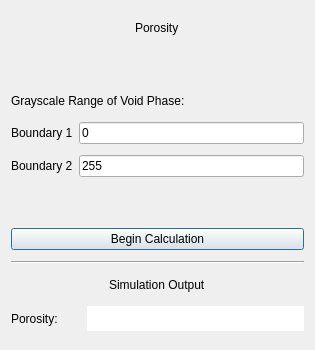
<?xml version="1.0" encoding="UTF-8"?>
<ui version="4.0">
 <class>Porosity</class>
 <widget class="QDialog" name="Porosity">
  <property name="geometry">
   <rect>
    <x>0</x>
    <y>0</y>
    <width>315</width>
    <height>350</height>
   </rect>
  </property>
  <property name="minimumSize">
   <size>
    <width>0</width>
    <height>350</height>
   </size>
  </property>
  <property name="windowTitle">
   <string>Material Properties</string>
  </property>
  <layout class="QGridLayout" name="gridLayout">
   <item row="0" column="0" rowspan="2" colspan="2">
    <layout class="QVBoxLayout" name="verticalLayout">
     <item alignment="Qt::AlignHCenter">
      <widget class="QLabel" name="label">
       <property name="maximumSize">
        <size>
         <width>16777215</width>
         <height>24</height>
        </size>
       </property>
       <property name="styleSheet">
        <string notr="true">font: 16pt &quot;Serif&quot;;</string>
       </property>
       <property name="text">
        <string>Porosity</string>
       </property>
      </widget>
     </item>
     <item>
      <spacer name="verticalSpacer">
       <property name="orientation">
        <enum>Qt::Vertical</enum>
       </property>
       <property name="sizeType">
        <enum>QSizePolicy::Fixed</enum>
       </property>
       <property name="sizeHint" stdset="0">
        <size>
         <width>20</width>
         <height>40</height>
        </size>
       </property>
      </spacer>
     </item>
     <item>
      <widget class="QLabel" name="label_2">
       <property name="maximumSize">
        <size>
         <width>16777215</width>
         <height>20</height>
        </size>
       </property>
       <property name="styleSheet">
        <string notr="true">font: 11pt &quot;Serif&quot;;</string>
       </property>
       <property name="text">
        <string>&lt;html&gt;&lt;head/&gt;&lt;body&gt;&lt;p&gt;Grayscale Range of Void Phase:&lt;/p&gt;&lt;/body&gt;&lt;/html&gt;</string>
       </property>
      </widget>
     </item>
     <item>
      <layout class="QHBoxLayout" name="horizontalLayout_2">
       <item>
        <widget class="QLabel" name="Boundary1Label">
         <property name="styleSheet">
          <string notr="true">font: 11pt &quot;Serif&quot;;</string>
         </property>
         <property name="text">
          <string>Boundary 1</string>
         </property>
        </widget>
       </item>
       <item>
        <widget class="QLineEdit" name="Boundary1Edit">
         <property name="text">
          <string>0</string>
         </property>
        </widget>
       </item>
      </layout>
     </item>
     <item>
      <layout class="QHBoxLayout" name="horizontalLayout_3">
       <item>
        <widget class="QLabel" name="Boundary2Label">
         <property name="styleSheet">
          <string notr="true">font: 11pt &quot;Serif&quot;;</string>
         </property>
         <property name="text">
          <string>Boundary 2</string>
         </property>
        </widget>
       </item>
       <item>
        <widget class="QLineEdit" name="Boundary2Edit">
         <property name="text">
          <string>255</string>
         </property>
        </widget>
       </item>
      </layout>
     </item>
     <item>
      <spacer name="verticalSpacer_2">
       <property name="orientation">
        <enum>Qt::Vertical</enum>
       </property>
       <property name="sizeType">
        <enum>QSizePolicy::Fixed</enum>
       </property>
       <property name="sizeHint" stdset="0">
        <size>
         <width>20</width>
         <height>40</height>
        </size>
       </property>
      </spacer>
     </item>
     <item>
      <widget class="QPushButton" name="calculateButton">
       <property name="minimumSize">
        <size>
         <width>175</width>
         <height>0</height>
        </size>
       </property>
       <property name="text">
        <string>Begin Calculation</string>
       </property>
      </widget>
     </item>
     <item>
      <widget class="Line" name="line">
       <property name="orientation">
        <enum>Qt::Horizontal</enum>
       </property>
      </widget>
     </item>
     <item alignment="Qt::AlignHCenter">
      <widget class="QLabel" name="label_4">
       <property name="maximumSize">
        <size>
         <width>16777215</width>
         <height>20</height>
        </size>
       </property>
       <property name="styleSheet">
        <string notr="true">font: 11pt &quot;Serif&quot;;</string>
       </property>
       <property name="text">
        <string>Simulation Output</string>
       </property>
      </widget>
     </item>
     <item>
      <layout class="QHBoxLayout" name="horizontalLayout">
       <item>
        <widget class="QLabel" name="porosityLabel">
         <property name="maximumSize">
          <size>
           <width>70</width>
           <height>25</height>
          </size>
         </property>
         <property name="styleSheet">
          <string notr="true">font: 11pt &quot;Serif&quot;;</string>
         </property>
         <property name="text">
          <string>Porosity:</string>
         </property>
        </widget>
       </item>
       <item>
        <widget class="QLabel" name="porositResult">
         <property name="minimumSize">
          <size>
           <width>0</width>
           <height>25</height>
          </size>
         </property>
         <property name="maximumSize">
          <size>
           <width>16777215</width>
           <height>25</height>
          </size>
         </property>
         <property name="styleSheet">
          <string notr="true">background-color: rgb(255, 255, 255);
font: 11pt &quot;Serif&quot;;</string>
         </property>
         <property name="text">
          <string/>
         </property>
        </widget>
       </item>
      </layout>
     </item>
    </layout>
   </item>
  </layout>
 </widget>
 <resources/>
 <connections/>
</ui>
